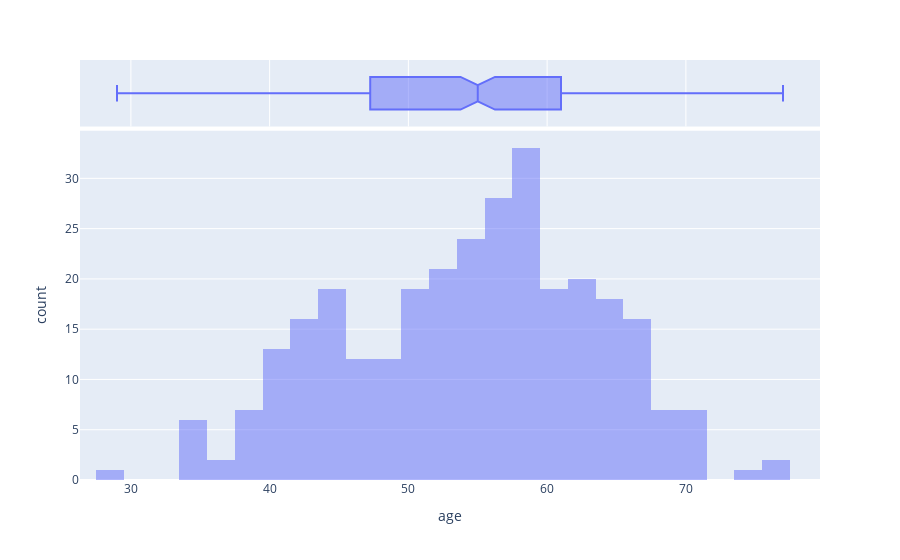
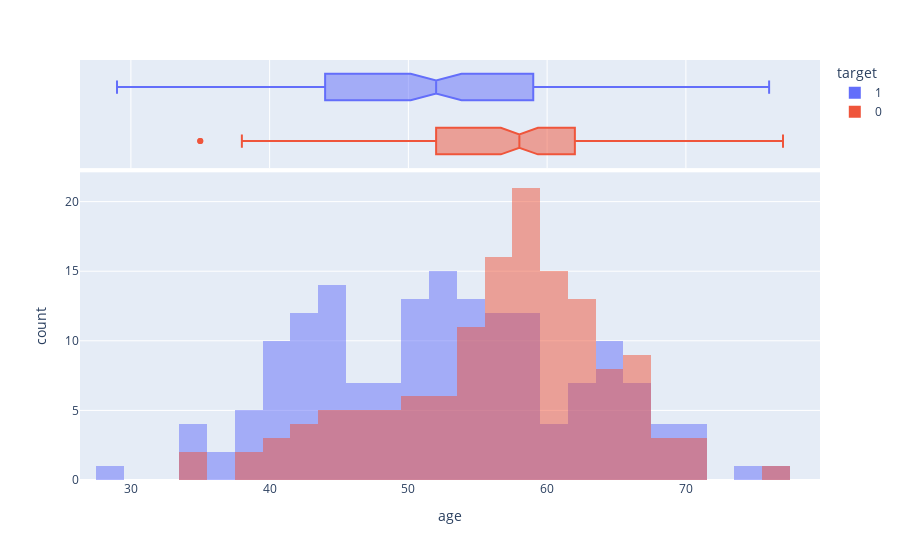

The cell these charts' notebook holds for them, in order:
### Markdown cell above
### - - - - - "age"

### Code cell
feature = "age"

# distplot the feature
distplot_continuous_feature(df, feature)

# distplot the feature vs the target
distplot_continuous_feature_vs_target(df, feature)

# update feature dictionary
feature_lst.append({"feature": feature,
                    "veracity": "G",
                    "description": "",
                    "data_type": "continuous",
                    "scaling": "standardise",
                    "nulls": len(df[df[feature].isnull()]),
                    "outliers_zscore": zscore_outliers_continuous_feature(df, feature, 3.0),
                    "outliers_iqr": iqr_outliers_continuous_feature(df, feature),
                    "imputation": None,
                    "target_correlation_pearson": np.round(df[feature].corr(df["target"], method="pearson"), 3),
                    "comments": ""})

### Figure 1 — Plotly figure (JSON) as saved in the notebook; plotly's stock layout.template omitted (floating-point values rounded to 4 significant figures; data arrays with more than 128 entries replaced by an {"elided": "..."} marker saying what was removed)
{"data": [{"alignmentgroup": "True", "bingroup": "x", "hovertemplate": "age=%{x}<br>count=%{y}<extra></extra>", "legendgroup": "", "marker": {"color": "#636efa", "opacity": 0.5}, "name": "", "offsetgroup": "", "orientation": "v", "showlegend": false, "type": "histogram", "x": {"elided": "303 int values"}, "xaxis": "x", "yaxis": "y"}, {"alignmentgroup": "True", "hovertemplate": "age=%{x}<extra></extra>", "legendgroup": "", "marker": {"color": "#636efa"}, "name": "", "notched": true, "offsetgroup": "", "showlegend": false, "type": "box", "x": {"elided": "303 int values"}, "xaxis": "x2", "yaxis": "y2"}], "layout": {"barmode": "overlay", "legend": {"tracegroupgap": 0}, "margin": {"t": 60}, "xaxis": {"anchor": "y", "domain": [0, 1], "title": {"text": "age"}}, "xaxis2": {"anchor": "y2", "domain": [0, 1], "matches": "x", "showgrid": true, "showticklabels": false}, "yaxis": {"anchor": "x", "domain": [0, 0.8316], "title": {"text": "count"}}, "yaxis2": {"anchor": "x2", "domain": [0.8416, 1], "matches": "y2", "showgrid": false, "showline": false, "showticklabels": false, "ticks": ""}}}

### Figure 2 — Plotly figure (JSON) as saved in the notebook; plotly's stock layout.template omitted (floating-point values rounded to 4 significant figures; data arrays with more than 128 entries replaced by an {"elided": "..."} marker saying what was removed)
{"data": [{"alignmentgroup": "True", "bingroup": "x", "hovertemplate": "target=1<br>age=%{x}<br>count=%{y}<extra></extra>", "legendgroup": "1", "marker": {"color": "#636efa", "opacity": 0.5}, "name": "1", "offsetgroup": "1", "orientation": "v", "showlegend": true, "type": "histogram", "x": {"elided": "165 int values"}, "xaxis": "x", "yaxis": "y"}, {"alignmentgroup": "True", "hovertemplate": "target=1<br>age=%{x}<extra></extra>", "legendgroup": "1", "marker": {"color": "#636efa"}, "name": "1", "notched": true, "offsetgroup": "1", "showlegend": false, "type": "box", "x": {"elided": "165 int values"}, "xaxis": "x2", "yaxis": "y2"}, {"alignmentgroup": "True", "bingroup": "x", "hovertemplate": "target=0<br>age=%{x}<br>count=%{y}<extra></extra>", "legendgroup": "0", "marker": {"color": "#EF553B", "opacity": 0.5}, "name": "0", "offsetgroup": "0", "orientation": "v", "showlegend": true, "type": "histogram", "x": {"elided": "138 int values"}, "xaxis": "x", "yaxis": "y"}, {"alignmentgroup": "True", "hovertemplate": "target=0<br>age=%{x}<extra></extra>", "legendgroup": "0", "marker": {"color": "#EF553B"}, "name": "0", "notched": true, "offsetgroup": "0", "showlegend": false, "type": "box", "x": {"elided": "138 int values"}, "xaxis": "x2", "yaxis": "y2"}], "layout": {"barmode": "overlay", "legend": {"title": {"text": "target"}, "tracegroupgap": 0}, "margin": {"t": 60}, "xaxis": {"anchor": "y", "domain": [0, 1], "title": {"text": "age"}}, "xaxis2": {"anchor": "y2", "domain": [0, 1], "matches": "x", "showgrid": true, "showticklabels": false}, "yaxis": {"anchor": "x", "domain": [0, 0.7326], "title": {"text": "count"}}, "yaxis2": {"anchor": "x2", "domain": [0.7426, 1], "matches": "y2", "showgrid": false, "showline": false, "showticklabels": false, "ticks": ""}}}
